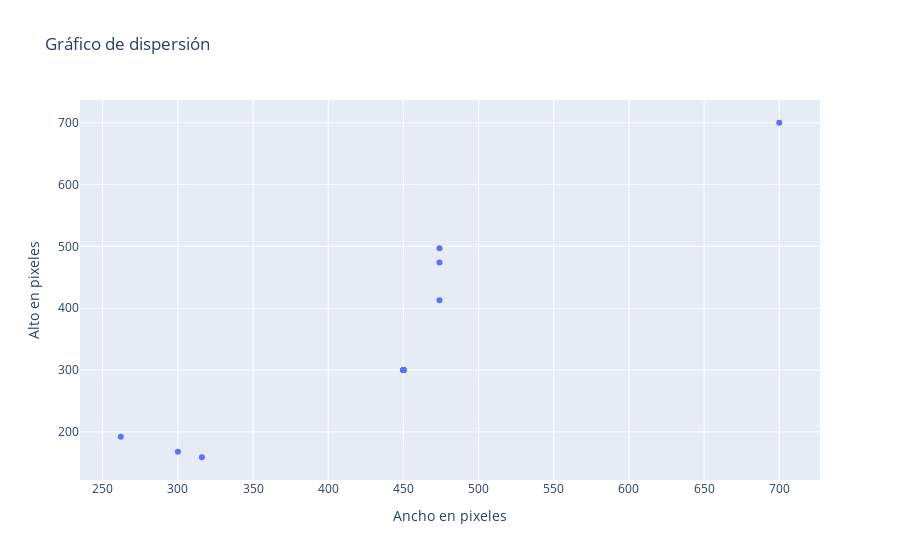

Notebook cell for this chart:
### Markdown cell above
### Generar un gráfico de dispersión para visualizar la relación entre el ancho y el alto de las imágenes.

### Code cell
data = {
    'nombre': df['nombre'],
    'ancho': df['ancho'],
    'alto': df['alto']
}
df_dispersion = pd.DataFrame(data)

fig = plt.graph_objs.Figure(data = plt.graph_objs.Scatter(
    x = df_dispersion['ancho'],
    y = df_dispersion['alto'],
    mode = 'markers'
))

# Personalizar el gráfico
fig.update_layout(
    title='Gráfico de dispersión',
    xaxis_title='Ancho en pixeles',
    yaxis_title='Alto en pixeles'
)

# Mostrar el gráfico
fig.show()

### Figure 1 — Plotly figure (JSON) as saved in the notebook; plotly's stock layout.template omitted (floating-point values rounded to 4 significant figures)
{"data": [{"mode": "markers", "type": "scatter", "x": [450, 450, 450, 262, 316, 300, 700, 450, 474, 474, 474, 450, 450, 450, 450, 450, 450, 450, 450, 450, 450], "y": [300, 300, 300, 192, 159, 168, 700, 300, 413, 497, 474, 300, 300, 300, 300, 300, 300, 300, 300, 300, 300]}], "layout": {"title": {"text": "Gráfico de dispersión"}, "xaxis": {"title": {"text": "Ancho en pixeles"}}, "yaxis": {"title": {"text": "Alto en pixeles"}}}}
